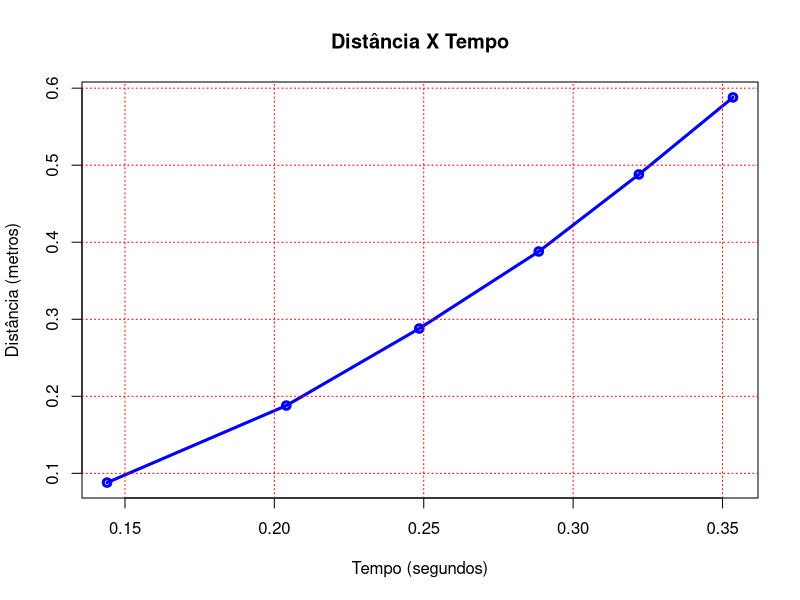
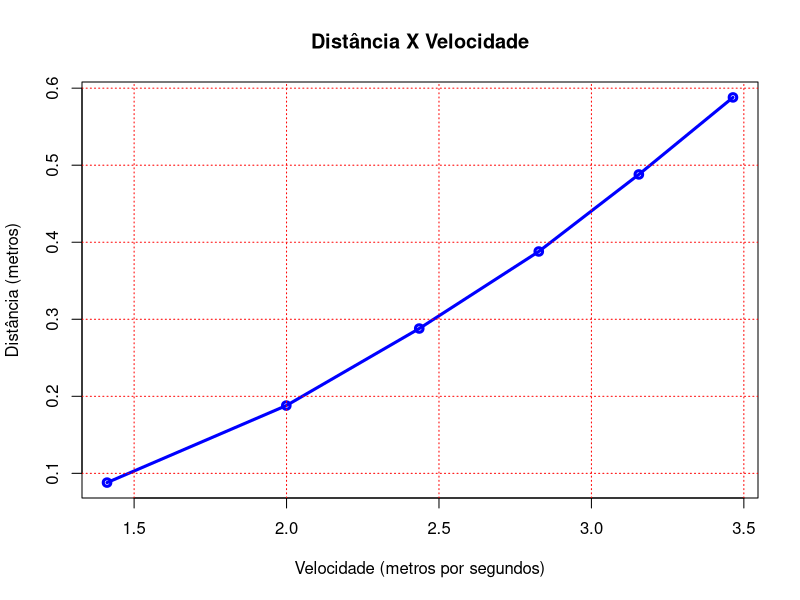
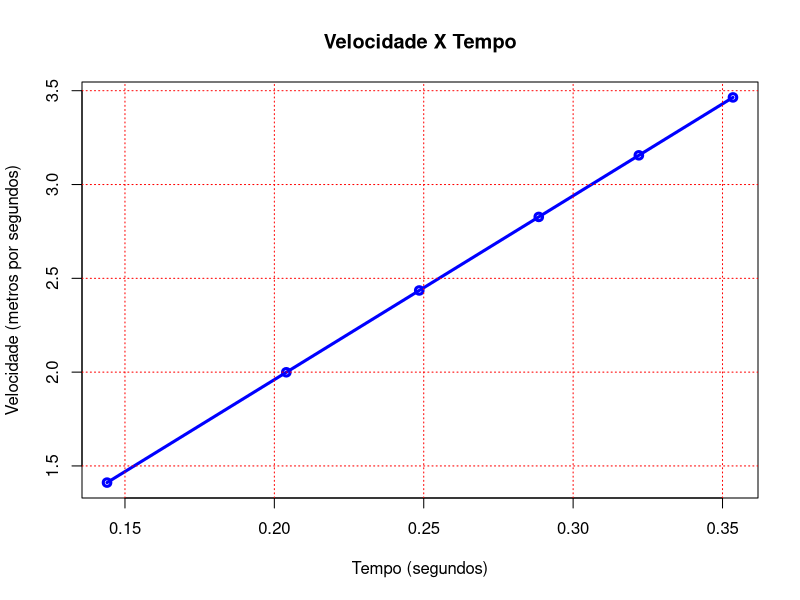
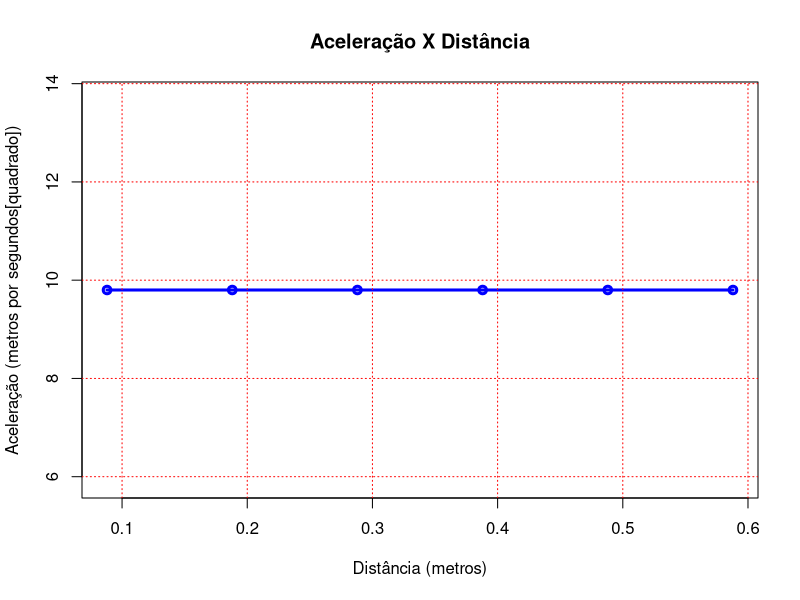
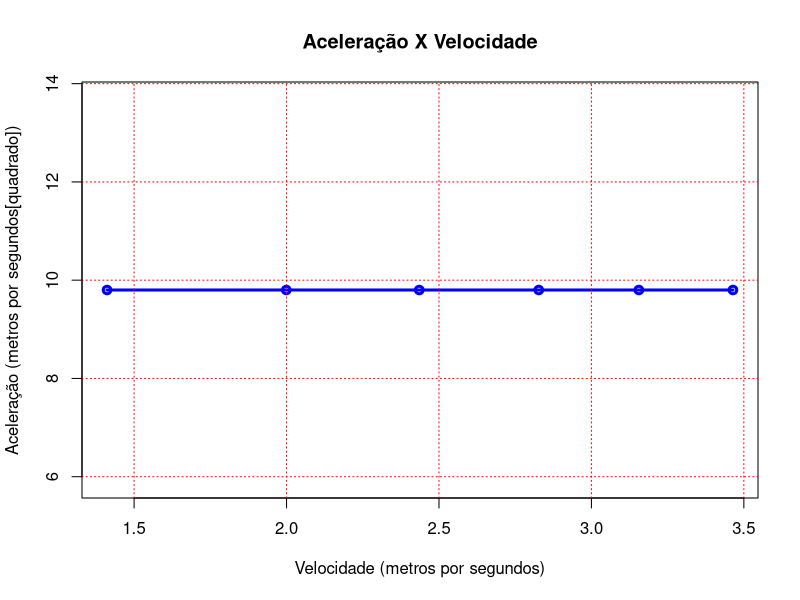
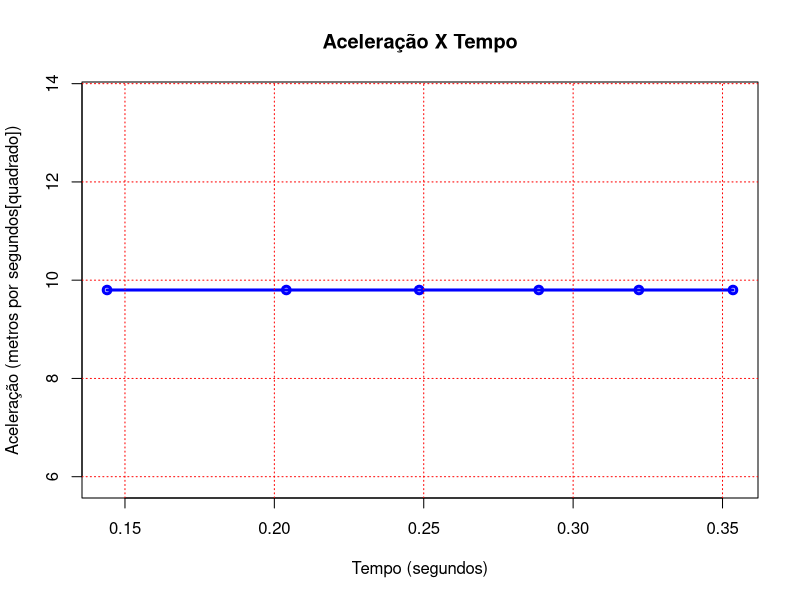
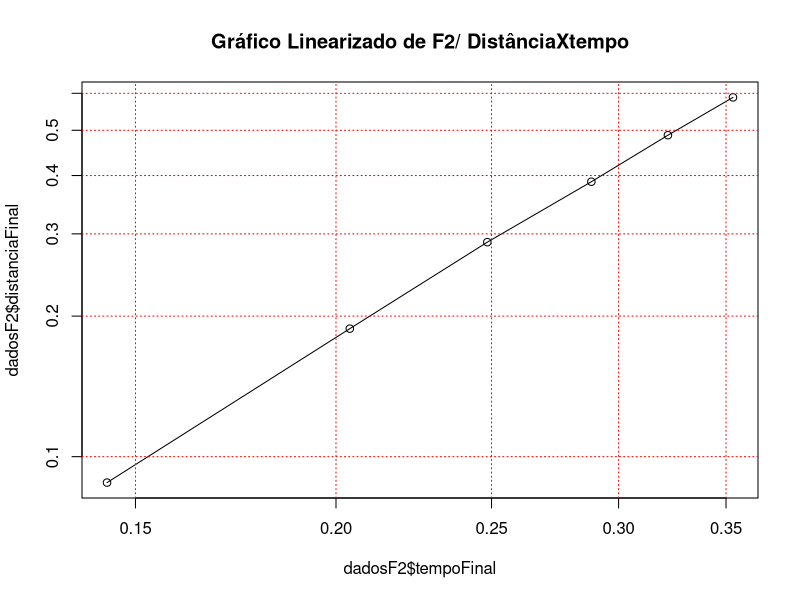
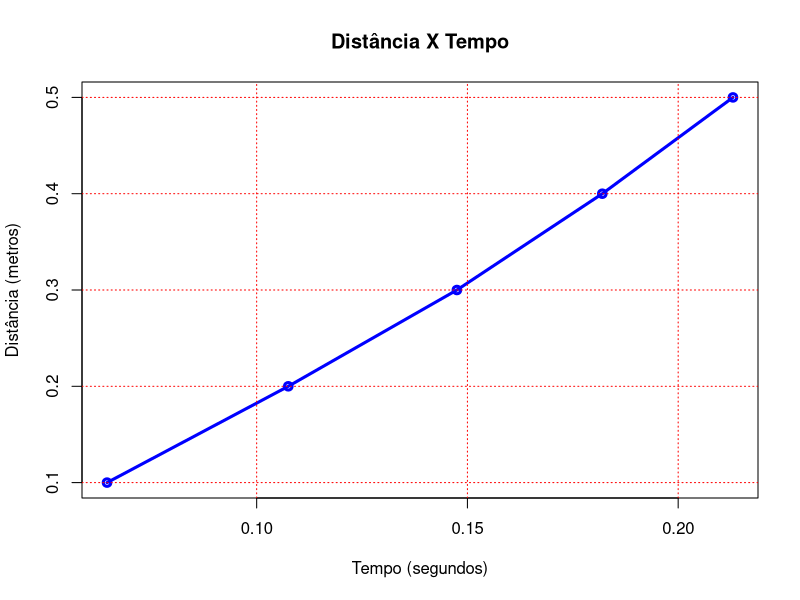

Reproduce these figures in R, in order. (Note: this script raises an error after producing the figures.)
## ---- chunk 1
knitr::opts_chunk$set(echo = TRUE)
## ---- chunk 2
cat("\\newpage")
## ---- chunk 3
# Aqui esta todas as funções e variaveis utilizadas nos experimentos

GRAVIDADE <- 9.8

#############################################################################################
# Calculando Velocidade Final em cada queda
calcularVelocidadeFinal <- function(velocidadeInicial, aceleracao, tempoFinal){
  velocidadeFinal <- velocidadeInicial + (aceleracao*tempoFinal)
  return(velocidadeFinal)
}

#############################################################################################
# Calculando Aceleração Media em cada queda
calcularAceleracaoMedia <- function(velocidadeFinal, velocidadeInicial, tempoFinal, tempoInicial){
  aceleracaoMedia <- (velocidadeFinal - velocidadeInicial)/(tempoFinal - tempoInicial)
  return(aceleracaoMedia)
}

#############################################################################################
# Calculando a Velocidade Inicial a partir da Gravidade e da Distância percorrida
calcularVelocidadeInicial <- function(gravidade, distancia){
  return(sqrt(2*GRAVIDADE*distancia))
}
## ---- chunk 4
cat("\\newpage")

#############################################################################################
# Carregando o arquivo com os dados dos Testes
dadosF2 <- read.csv("bola_em_queda_livre-F2.csv", header = FALSE, col.names=c("tempoInicial","tempoFinal","distanciaInicial","distanciaFinal"))

#############################################################################################
# Calculando o Tempo e Distância Media e adicionando-os como nova coluna
dadosF2["tempoMedio"] <- dadosF2$tempoFinal - dadosF2$tempoInicial
dadosF2["distanciaMedia"] <- dadosF2$distanciaFinal - dadosF2$distanciaInicial

#############################################################################################
# Tomando a Velocidade Inicial igual a zero em todos os testes
dadosF2["velocidadeInicial"] <- c(0,0,0,0,0,0)

#############################################################################################
# Chamando a função que calcula a Velocidade Final
dadosF2["velocidadeFinal"] <- calcularVelocidadeFinal(dadosF2$velocidadeInicial, GRAVIDADE, dadosF2$tempoFinal)

#############################################################################################
# Chamando a função que calcula a Aceleração media
dadosF2["aceleracaoMedia"] <- calcularAceleracaoMedia(dadosF2$velocidadeFinal, dadosF2$velocidadeInicial, dadosF2$tempoFinal, dadosF2$tempoInicial)
## ---- chunk 5
print(dadosF2$tempoInicial)
## ---- chunk 6
print(dadosF2$tempoFinal)
## ---- chunk 7
print(dadosF2$distanciaInicial)
## ---- chunk 8
print(dadosF2$distanciaFinal)
## ---- chunk 9
#############################################################################################
# Criando o Gráfico
# dadosF2$tempoMedio é o eixo X
# dadosF2$distanciaMedia é o eixo Y
# type "o" é o grafico contendo todos os pontos
# main é o título do grafico, irá aparecer no centro, na parte superior
# lwd é a espessura da linha do grafico
# xlab é o título do eixo X
# ylab é o título do eixo Y
plot(dadosF2$tempoMedio, dadosF2$distanciaMedia, type="o", col="blue", 
  main="Distância X Tempo",
  lwd=3,
  xlab="Tempo (segundos)",
  ylab="Distância (metros)")

# grid cria quadrantes no gráfico, essas linhas da divisoria, terão a cor vermelha
grid(col="red")
## ---- chunk 10
cat("\\newpage")
## ---- chunk 11
print(dadosF2$velocidadeInicial)
## ---- chunk 12
print(dadosF2$velocidadeFinal)
## ---- chunk 13
#############################################################################################
# Criando o Gráfico
# dadosF2$velocidadeFinal é o eixo X
# dadosF2$distanciaMedia é o eixo Y
# type "o" é o grafico contendo todos os pontos
# main é o título do grafico, irá aparecer no centro, na parte superior
# lwd é a espessura da linha do grafico
# xlab é o título do eixo X
# ylab é o título do eixo Y
plot(dadosF2$velocidadeFinal, dadosF2$distanciaMedia, type="o", col="blue", 
  main="Distância X Velocidade",
  lwd=3,
  xlab="Velocidade (metros por segundos)",
  ylab="Distância (metros)")

# grid cria quadrantes no gráfico, essas linhas da divisoria, terão a cor vermelha
grid(col="red")
## ---- chunk 14
#############################################################################################
# Criando o Gráfico
# dadosF2$tempoMedio é o eixo x
# dadosF2$velocidadeFinal é o eixo y
# type "o" é o grafico contendo todos os pontos
# main é o título do grafico, irá aparecer no centro, na parte superior
# lwd é a espessura da linha do grafico
# xlab é o título do eixo X
# ylab é o título do eixo Y
plot(dadosF2$tempoMedio, dadosF2$velocidadeFinal, type="o", col="blue", 
  main="Velocidade X Tempo",
  lwd=3,
  xlab="Tempo (segundos)",
  ylab="Velocidade (metros por segundos)")

# grid cria quadrantes no gráfico, essas linhas da divisoria, terão a cor vermelha
grid(col="red")
## ---- chunk 15
cat("\\newpage")
## ---- chunk 16
print(dadosF2$aceleracaoMedia)
## ---- chunk 17
#############################################################################################
# Criando o Gráfico
# dadosF2$distanciaMedia é o eixo X
# dadosF2$aceleracaoMedia é o eixo Y
# type "o" é o grafico contendo todos os pontos
# main é o título do grafico, irá aparecer no centro, na parte superior
# lwd é a espessura da linha do grafico
# xlab é o título do eixo X
# ylab é o título do eixo Y
plot(dadosF2$distanciaMedia, dadosF2$aceleracaoMedia, type="o", col="blue", 
  main="Aceleração X Distância",
  lwd=3,
  xlab="Distância (metros)",
  ylab="Aceleração (metros por segundos[quadrado])")

# grid cria quadrantes no gráfico, essas linhas da divisoria, terão a cor vermelha
grid(col="red")
## ---- chunk 18
#############################################################################################
# Criando o Gráfico
# dadosF2$velocidadeFinal é o eixo X
# dadosF2$aceleracaoMedia é o eixo Y
# type "o" é o grafico contendo todos os pontos
# main é o título do grafico, irá aparecer no centro, na parte superior
# lwd é a espessura da linha do grafico
# xlab é o título do eixo X
# ylab é o título do eixo Y
plot(dadosF2$velocidadeFinal, dadosF2$aceleracaoMedia, type="o", col="blue", 
  main="Aceleração X Velocidade",
  lwd=3,
  xlab="Velocidade (metros por segundos)",
  ylab="Aceleração (metros por segundos[quadrado])")

# grid cria quadrantes no gráfico, essas linhas da divisoria, terão a cor vermelha
grid(col="red")
## ---- chunk 19
#############################################################################################
# Criando o Gráfico
# dadosF2$tempoMedio é o eixo X
# dadosF2$aceleracaoMedia é o eixo Y
# type "o" é o grafico contendo todos os pontos
# main é o título do grafico, irá aparecer no centro, na parte superior
# lwd é a espessura da linha do grafico
# xlab é o título do eixo X
# ylab é o título do eixo Y
plot(dadosF2$tempoMedio, dadosF2$aceleracaoMedia, type="o", col="blue", 
  main="Aceleração X Tempo",
  lwd=3,
  xlab="Tempo (segundos)",
  ylab="Aceleração (metros por segundos[quadrado])")

# grid cria quadrantes no gráfico, essas linhas da divisoria, terão a cor vermelha
grid(col="red")
## ---- chunk 20
## x recebe tempo
x<-dadosF2$tempoFinal
## Y recebe distancia
y<-dadosF2$distanciaFinal

## linearizando o gráfico de F2 da Distancia X Tempo
plot(dadosF2$tempoFinal,dadosF2$distanciaFinal,log="xy",type='o', main="Gráfico Linearizado de F2/ DistânciaXtempo")
grid(col="red")

##função para achar o coeficiente angular do gráfico Distância X Tempo de F2
line<- function(x,y){
  angular<-(log(y[5],base=10))-(log(y[4],base=10))
  b<- (log(x[5],base=10))-(log(x[4],base=10))
  coeficiente<- angular/b
  return (coeficiente)
}

##Coeficiente angular
print(line(x,y))
## ---- chunk 21
cat("\\newpage")

#############################################################################################
# Carregando o arquivo com os dados dos Testes
dadosF1 <- read.csv("bola_em_queda_livre-F1.csv", header = FALSE, col.names=c("tempoInicial","tempoFinal","distanciaInicial","distanciaFinal"))

#############################################################################################
# Calculando o Tempo e Distância Media e adicionando-os como nova coluna
dadosF1["tempoMedio"] <- dadosF1$tempoFinal - dadosF1$tempoInicial
dadosF1["distanciaMedia"] <- dadosF1$distanciaFinal - dadosF1$distanciaInicial

#############################################################################################
# Tomando a Velocidade Inicial é calculada para cada caso de teste
dadosF1["velocidadeInicial"] <- calcularVelocidadeInicial(GRAVIDADE, dadosF1$distanciaInicial)

#############################################################################################
# Chamando a função que calcula a Velocidade Final
dadosF1["velocidadeFinal"] <- calcularVelocidadeFinal(dadosF1$velocidadeInicial, GRAVIDADE, dadosF1$tempoFinal)

#############################################################################################
# Chamando a função que calcula a Aceleração media
dadosF1["aceleracaoMedia"] <- calcularAceleracaoMedia(dadosF1$velocidadeFinal, dadosF1$velocidadeInicial, dadosF1$tempoFinal, dadosF1$tempoInicial)
## ---- chunk 22
print(dadosF1$tempoInicial)
## ---- chunk 23
print(dadosF1$tempoFinal)
## ---- chunk 24
print(dadosF1$distanciaInicial)
## ---- chunk 25
print(dadosF1$distanciaFinal)
## ---- chunk 26
#############################################################################################
# Criando o Gráfico
# dadosF1$tempoMedio é o eixo X
# dadosF1$distanciaMedia é o eixo Y
# type "o" é o grafico contendo todos os pontos
# main é o título do grafico, irá aparecer no centro, na parte superior
# lwd é a espessura da linha do grafico
# xlab é o título do eixo X
# ylab é o título do eixo Y
plot(dadosF1$tempoMedio, dadosF1$distanciaMedia, type="o", col="blue", 
  main="Distância X Tempo",
  lwd=3,
  xlab="Tempo (segundos)",
  ylab="Distância (metros)")

# grid cria quadrantes no gráfico, essas linhas da divisoria, terão a cor vermelha
grid(col="red")
## ---- chunk 27
cat("\\newpage")
## ---- chunk 28
print(dadosF1$velocidadeInicial)
## ---- chunk 29
print(dadosF1$velocidadeFinal)
## ---- chunk 30
#############################################################################################
# Criando o Gráfico
# dadosF1$velocidadeFinal é o eixo X
# dadosF1$distanciaMedia é o eixo Y
# type "o" é o grafico contendo todos os pontos
# main é o título do grafico, irá aparecer no centro, na parte superior
# lwd é a espessura da linha do grafico
# xlab é o título do eixo X
# ylab é o título do eixo Y
plot(dadosF1$velocidadeFinal, dadosF1$distanciaMedia, type="o", col="blue", 
  main="Distância X Velocidade",
  lwd=3,
  xlab="Velocidade (metros por segundos)",
  ylab="Distância (metros)")

# grid cria quadrantes no gráfico, essas linhas da divisoria, terão a cor vermelha
grid(col="red")
## ---- chunk 31
#############################################################################################
# Criando o Gráfico
# dadosF1$tempoMedio é o eixo x
# dadosF1$velocidadeFinal é o eixo y
# type "o" é o grafico contendo todos os pontos
# main é o título do grafico, irá aparecer no centro, na parte superior
# lwd é a espessura da linha do grafico
# xlab é o título do eixo X
# ylab é o título do eixo Y
plot(dadosF1$tempoMedio, dadosF1$velocidadeFinal, type="o", col="blue", 
  main="Velocidade X Tempo",
  lwd=3,
  xlab="Tempo (segundos)",
  ylab="Velocidade (metros por segundos)")

# grid cria quadrantes no gráfico, essas linhas da divisoria, terão a cor vermelha
grid(col="red")
## ---- chunk 32
cat("\\newpage")
## ---- chunk 33
print(dadosF1$aceleracaoMedia)
## ---- chunk 34
#############################################################################################
# Criando o Gráfico
# dadosF1$distanciaMedia é o eixo X
# dadosF1$aceleracaoMedia é o eixo Y
# type "o" é o grafico contendo todos os pontos
# main é o título do grafico, irá aparecer no centro, na parte superior
# lwd é a espessura da linha do grafico
# xlab é o título do eixo X
# ylab é o título do eixo Y
plot(dadosF1$distanciaMedia, dadosF1$aceleracaoMedia, type="o", col="blue", 
  main="Aceleração X Distância",
  lwd=3,
  xlab="Distância (metros)",
  ylab="Aceleração (metros por segundos[quadrado])")

# grid cria quadrantes no gráfico, essas linhas da divisoria, terão a cor vermelha
grid(col="red")
## ---- chunk 35
#############################################################################################
# Criando o Gráfico
# dadosF1$velocidadeFinal é o eixo X
# dadosF1$aceleracaoMedia é o eixo Y
# type "o" é o grafico contendo todos os pontos
# main é o título do grafico, irá aparecer no centro, na parte superior
# lwd é a espessura da linha do grafico
# xlab é o título do eixo X
# ylab é o título do eixo Y
plot(dadosF1$velocidadeFinal, dadosF1$aceleracaoMedia, type="o", col="blue", 
  main="Aceleração X Velocidade",
  lwd=3,
  xlab="Velocidade (metros por segundos)",
  ylab="Aceleração (metros por segundos[quadrado])")

# grid cria quadrantes no gráfico, essas linhas da divisoria, terão a cor vermelha
grid(col="red")
## ---- chunk 36
#############################################################################################
# Criando o Gráfico
# dadosF1$tempoMedio é o eixo X
# dadosF1$aceleracaoMedia é o eixo Y
# type "o" é o grafico contendo todos os pontos
# main é o título do grafico, irá aparecer no centro, na parte superior
# lwd é a espessura da linha do grafico
# xlab é o título do eixo X
# ylab é o título do eixo Y
plot(dadosF1$tempoMedio, dadosF1$aceleracaoMedia, type="o", col="blue", 
  main="Aceleração X Tempo",
  lwd=3,
  xlab="Tempo (segundos)",
  ylab="Aceleração (metros por segundos[quadrado])")

# grid cria quadrantes no gráfico, essas linhas da divisoria, terão a cor vermelha
grid(col="red")
## ---- chunk 37
cat("\\newpage")

##### Leitura dos dados do experimento
data <- read.csv(file = "pendulo_tamanho_variado.csv", sep = ",", header = TRUE)

##### Converter Graus em Radiano 
radiano <- function(graus){
  radiano <- (graus*pi)/180
  return (radiano)
}

#### Formula do valor de Omega
omega <- function (intervaloTempo){
  return (2*pi)*(10/intervaloTempo)
}

##### Formula do valor da Amplitude
amplitude <- function(l){
  return (l*sin(radiano(10)))
}

##### Formula do MHS
mhs <- function(l, intervaloTempo, tempo){
  Amplitude <- amplitude(l)
  angulo <- (omega(intervaloTempo)*tempo)+0
  anguloRadiano <- radiano(angulo)
  return ((Amplitude*cos(anguloRadiano)))
}

##### Determina um intervalo de tempo de 0 a 100
variacaoDeTempo <- function(){
  tempo <- c()
  for(x in 1:100){
    tempo[x] <- x
  }
  return (tempo)
}

##### Loop para calcular o MHS
loopMhs <- function(){
  xt <- c()
  tempo<-variacaoDeTempo()
  for(x in 1:100){
    xt[x]<-mhs(data[5,1], data[5,2], tempo[x])
  }
  return (xt)
}
#############################################################################################
##### Cria o plot do gráfico do MHS
graficoMhs <- function(){
  MHS <- loopMhs()
  Tempo <- variacaoDeTempo()
  return(plot(Tempo,MHS, main = "Descolamento x Tempo", lwd=3, xlab="Tempo (segundos)", ylab="Deslocamento (metros)"))
}

##### Cria uma imagem do gráfico MHS
printGraficoMHS <- function(){
  imagem <- graficoMhs()
  grid(col="red")
}

##### Formula do período
periodo <- function(l,intervaloTempo){
  return(2*pi*sqrt(l/9.8))
}

##### Loop para calcular o Período
loopPeriodo <- function(){
  f <- c()
  for(x in 1:5){
    f[x] <- periodo(data[x,1], data[x,2])
  }
  return(f)
}
#############################################################################################
##### Cria o plot do gráfico do Período
graficoPeriodo <- function(){
  distancia <- c()
  for(x in 1:5){
    distancia[x] <- data[x,1]
  }
  Período <- loopPeriodo()
  return(plot(distancia, Período, type = 'b', main = "Período x Distância", lwd=3, xlab="Distância", ylab="Período"))
}

##### Cria uma imagem do gráfico Periodo
printGraficoPeriodo <- function(){
  imagem <- graficoPeriodo()
  grid(col="red")
}

#############################################################################################
##### Formula do valor da velocidade
velocidade <- function(l, intervaloTempo, tempo){
  Omega <- omega(intervaloTempo)
  Amplitude <- amplitude(l)
  angulo <- (Omega*tempo)+0
  anguloRadiano <- radiano(angulo)
  return (-Omega*Amplitude*sin(anguloRadiano))
}

##### Loop para calcular a Velocidade
loopVelocidade <-function(){
  vt <- c()
  tempo<-variacaoDeTempo()
  for(x in 1:100){
    vt[x]<-velocidade(data[5,1], data[5,2], tempo[x])
  }
  return (vt)
}

##### Cria o plot do gráfico Da Velocidade
graficoVelocidade <- function(){
  return(plot(variacaoDeTempo(),loopVelocidade(), main = "Velocidade x Tempo", lwd=3, xlab="Tempo (segundos)", ylab="Velocidade (metros)"))
}

##### Cria uma imagem do gráfico da Velocidade
printGraficoVelocidade <- function(){
  imagem <- graficoVelocidade()
  grid(col="red")
}

##### Formula do valor da Aceleracao
aceleracao <- function(l, intervaloTempo, tempo){
  Omega <- omega(intervaloTempo)*omega(intervaloTempo)
  Amplitude <- amplitude(l)
  angulo <- (omega(intervaloTempo)*tempo)+0
  anguloRadiano <- radiano(angulo)
  return(-Omega*Amplitude*cos(anguloRadiano)) 
}

##### Loop para calcular da Aceleracao
loopAceleracao <-function(){
  at <- c()
  tempo<-variacaoDeTempo()
  for(x in 1:100){
    at[x]<-aceleracao(data[5,1], data[5,2], tempo[x])
  }
  return (at)
}

##### Cria o plot do gráfico da Aceleração
graficoAceleracao <- function(){
  return(plot(variacaoDeTempo(),loopAceleracao(), main = "Aceleração x Tempo", lwd=3, xlab="Tempo (segundos²)", ylab="Aceleração (metros)"))
}

##### Cria uma imagem do gráfico da Aceleração
printGraficoAceleracao <- function(){
  imagem <- graficoAceleracao()
  grid(col="red")
}
## ---- chunk 38
print(data$h)
## ---- chunk 39
print(data$t)
## ---- chunk 40
print(data$xm)
## ---- chunk 41
printGraficoMHS()
## ---- chunk 42
printGraficoPeriodo()
## ---- chunk 43
printGraficoVelocidade()
## ---- chunk 44
printGraficoAceleracao()
## ---- chunk 45
periodo<-loopPeriodo()
##valores da distancia em metros na  variavel local
distancia<- c(0.2,0.4,0.6,0.8,1.0)

x<-distancia
y<-periodo
## Gráfico linearizado
plot(distancia,periodo, log="xy", type='o', main="Gráfico linearizado",lwd=3, xlab="Distancia", ylab="Periodo")
grid(col="red")

## função para achar o coeficiente angular
line2<- function(x,y){
  a<-(log(y[5],base=10))-(log(y[4],base=10))
  b<-(log(x[5],base=10))-(log(x[4],base=10))
  coeficiente2<- a/b
}

##coeficiente angular do pêndulo variado
print(line2(x,y))
## ---- chunk 46
cat("\\newpage")
## ---- chunk 47
pendulo2 <- read.csv(file = "pendulo_tamanho_fixo.csv", header=TRUE, sep=",")

somatempo<-0

Main<- function(tempo){
  ## Calcula frequencia = Numero de oscilacoes dividido pelo tempo  
  f<-10/tempo
  cat("Frequencia :",f,"\n")
  
  ##Calcula o Periodo = 1 dividido pela frequencia 
  periodo<-1/f
  cat("Periodo :",periodo,"\n")
  
  ##Calcula o comprimento L = T²*g/4*pi²
  L<-(((periodo)^2)*9.8)/(4*(pi)^2)
  
  cat("comprimento L:",L,"\n")
  
}

## Loop para calcular a soma total do tempo dos 10 testes realizado   
  for (x in 1:10){
    somatempo <- (somatempo+(pendulo2[x,2]))
}

## Calcula tempo medio dos 10 testes realizados
tempomedio<-somatempo/10

Main(tempomedio)
